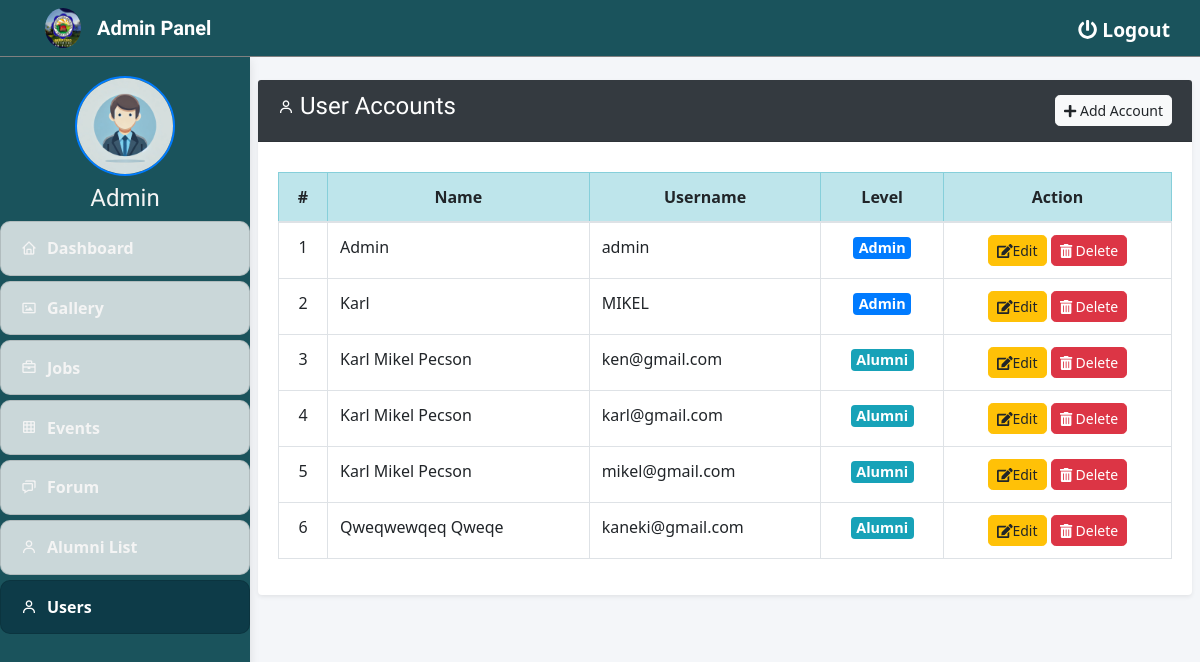
Page /admin/index.php?page=users (signed in) on the committed database.
### tables this page shows
CREATE TABLE `users` (
  `id` int(30) NOT NULL,
  `name` text NOT NULL,
  `username` varchar(200) NOT NULL,
  `password` varchar(200) NOT NULL,
  `type` tinyint(1) NOT NULL DEFAULT 3 COMMENT '1=Admin,2=Alumni officer, 3= alumnus',
  `auto_generated_pass` text NOT NULL,
  `alumnus_id` int(30) NOT NULL
);

### admin/users.php (the view, shortened to what this page needs)
<div class="row">
    <div class="col-lg-12 ">
        <div class="card shadow-sm border-0">
          <div class="card-header bg-dark d-flex justify-content-between align-items-center bg-primary text-white ">
            <h4><i class="bx bx-user"></i> User Accounts</h4>
            <button class="btn btn-light btn-sm float-right" id="new_user">
            <i class="fas fa-plus"></i> Add Account
        </button>
          </div>
            <div class="card-body">
                <div class="table-responsive">
                    <table class="table table-hover table-bordered">
                        <thead class="table-info">
                            <tr>
                                <th class="text-center">#</th>
                                <th class="text-center">Name</th>
                                <th class="text-center">Username</th>
                                <th class="text-center">Level</th>
                                <th class="text-center">Action</th>
                            </tr>
                        </thead>
                        <tbody>
                            <?php
                                $type = ["", "Admin", "Staff", "Alumni"];
                                $users = $conn->query("SELECT * FROM users ORDER BY name ASC");
                                $i = 1;
                                while ($row = $users->fetch_assoc()):
                            ?>
                            <tr>
                                <td class="text-center"><?php echo $i++; ?></td>
                                <td><?php echo ucwords($row['name']); ?></td>
                                <td><?php echo $row['username']; ?></td>
                                <td class="text-center">
                                    <span class="badge <?php echo $row['type'] == 1 ? 'bg-primary text-white' : ($row['type'] == 2 ? 'bg-warning text-white' : 'bg-info text-white'); ?>">
                                        <?php echo $type[$row['type']]; ?>
                                    </span>
                                </td>
                                <td class="text-center">
                                    <button class="btn btn-sm btn-warning edit_user" data-id="<?php echo $row['id']; ?>" title="Edit User">
                                        <i class="fas fa-edit"></i>Edit
                                    </button>
                                    <button class="btn btn-sm btn-danger delete_user" data-id="<?php echo $row['id']; ?>" title="Delete User">
                                        <i class="fas fa-trash-alt"></i> Delete
                                    </button>
                                </td>
                            </tr>
                            <?php endwhile; ?>
                        </tbody>
                    </table>
                </div>
            </div>
        </div>
    </div>
</div>

### admin/assets/css/style.css (style rules this page uses)
body { font-family: "Open Sans", sans-serif; color: #444444; width: 100%; height: calc(100%); }
h1, h2, h3, h4, h5, h6 { font-family: "Raleway", sans-serif; }
.align-items-center { align-items: center !important; }

### admin/index.php (style rules this page uses)
body { background: #80808045; }

### admin/navbar.php (style rules this page uses)
* { font-family: 'Segoe UI', Tahoma, Geneva, Verdana, sans-serif; font-size: 1rem; }
body { background-color: #f4f6f9; }

### admin/users.php (style rules this page uses)
.btn { border-radius: 0.3rem; }
.table { width: 100%; }
.table-responsive { margin-top: 10px; }
.badge { font-size: 0.9rem; }

### rows in the picture
users: name "Admin", username "admin", type "Admin"
users: name "Karl", username "MIKEL", type "Admin"
users: name "Karl Mikel Pecson", username "ken@gmail.com", type "Alumni"
users: name "Karl Mikel Pecson", username "karl@gmail.com", type "Alumni"
users: name "Karl Mikel Pecson", username "mikel@gmail.com", type "Alumni"
users: name "Qweqwewqeq Qweqe", username "kaneki@gmail.com", type "Alumni"

### other values in the picture
$_SESSION['login_name'] "Admin"
